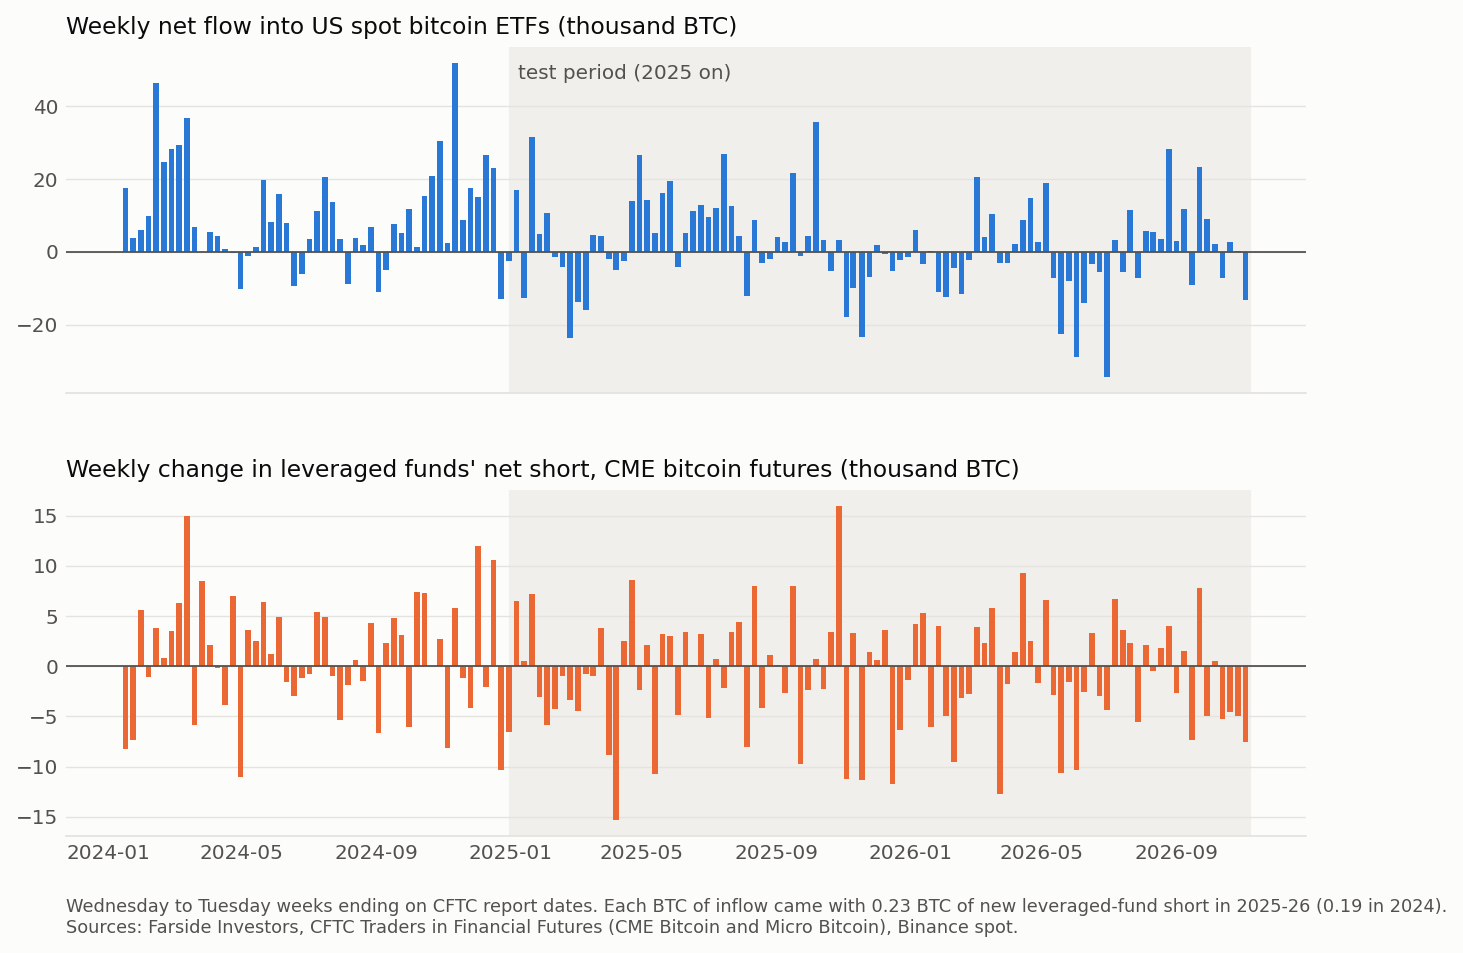

Reproduce this figure in Python.
"""Key chart: weekly ETF flow above, weekly change in leveraged-fund CME net short below."""
import matplotlib

matplotlib.use("Agg")
import matplotlib.pyplot as plt
import pandas as pd

import build

SURFACE, INK, INK2, GRID = "#fcfcfb", "#0b0b0b", "#52514e", "#e4e3df"
BLUE, ORANGE = "#2a78d6", "#eb6834"


def main():
    w = build.weekly()
    fig, (a, b) = plt.subplots(2, 1, figsize=(10, 6.4), sharex=True, facecolor=SURFACE,
                               gridspec_kw={"hspace": 0.28})
    for ax, col, color, title in (
        (a, "flow_btc", BLUE, "Weekly net flow into US spot bitcoin ETFs (thousand BTC)"),
        (b, "d_short", ORANGE, "Weekly change in leveraged funds' net short, CME bitcoin futures (thousand BTC)"),
    ):
        ax.set_facecolor(SURFACE)
        ax.bar(w.index, w[col] / 1000, width=5.2, color=color, linewidth=0)
        ax.axhline(0, color=INK2, linewidth=0.8)
        ax.axvspan(build.TEST_START, w.index.max() + pd.Timedelta(days=4), color="#f0efec", zorder=0)
        ax.set_title(title, loc="left", fontsize=10.5, color=INK, pad=6)
        ax.grid(axis="y", color=GRID, linewidth=0.6)
        ax.set_axisbelow(True)
        for s in ("top", "right", "left"):
            ax.spines[s].set_visible(False)
        ax.spines["bottom"].set_color(GRID)
        ax.tick_params(colors=INK2, labelsize=9, length=0)
    a.text(build.TEST_START + pd.Timedelta(days=7), a.get_ylim()[1] * 0.92,
           "test period (2025 on)", fontsize=9, color=INK2, va="top")
    fig.text(0.125, 0.015,
             "Wednesday to Tuesday weeks ending on CFTC report dates. Each BTC of inflow came with 0.23 BTC of new "
             "leveraged-fund short in 2025-26 (0.19 in 2024).\nSources: Farside Investors, CFTC Traders in Financial "
             "Futures (CME Bitcoin and Micro Bitcoin), Binance spot.",
             fontsize=8, color=INK2)
    fig.savefig(build.Path(__file__).with_name("chart.png"), dpi=160, bbox_inches="tight", facecolor=SURFACE)


if __name__ == "__main__":
    main()
